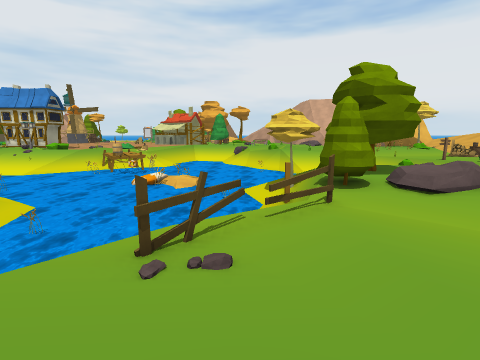
view 1 (above)

24 first-person views from a walk through a 3-D level made in the Unity game engine. The camera is 1.4 m above the floor, tilts 10° down and sees 85° across. The floor is counted in squares, 1 m on a side. Each view is taken from the middle of a square. On the plan, view 1 faces up. The plan holds only what a view shows up to about 13 squares ahead; the rest is blank. The place goes on beyond the plan. The player character is not drawn. Some animated figures are left out. Some surface patterns are stand-ins.

view 2
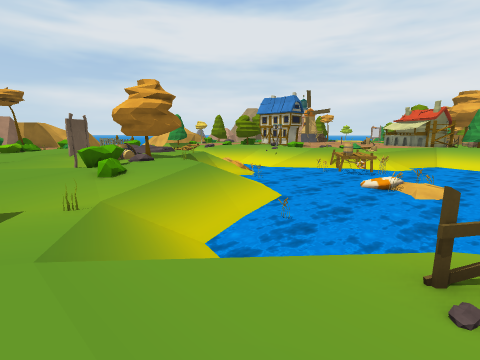

view 3
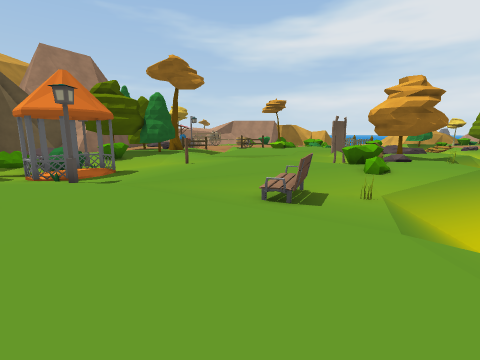

view 4
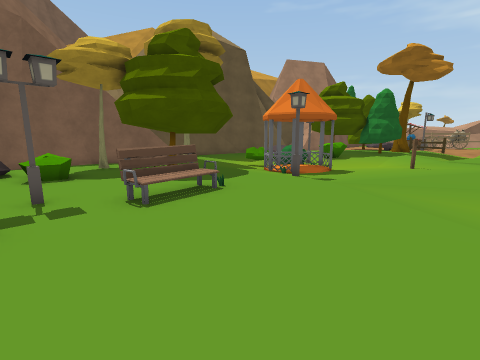

view 5
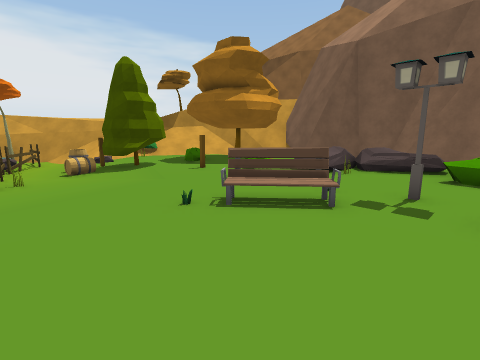

view 6
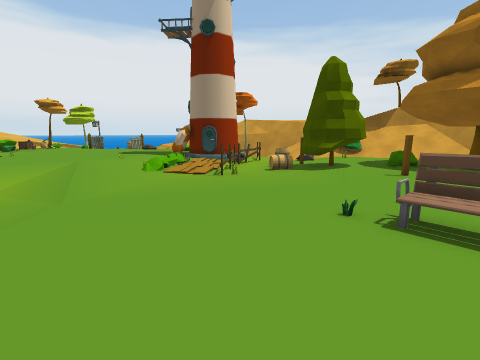

view 7
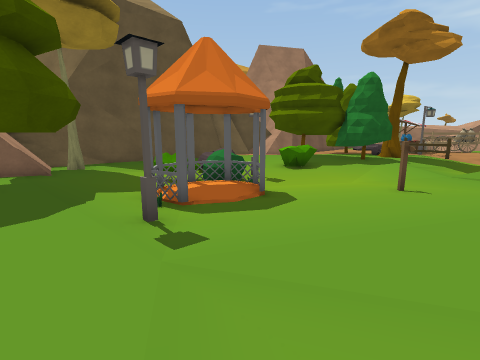

view 8
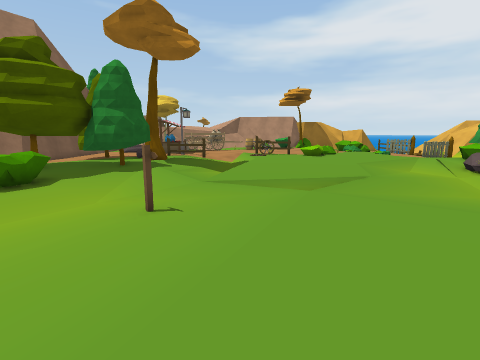

view 9
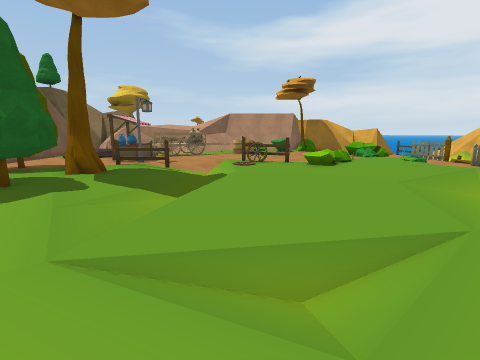

view 10
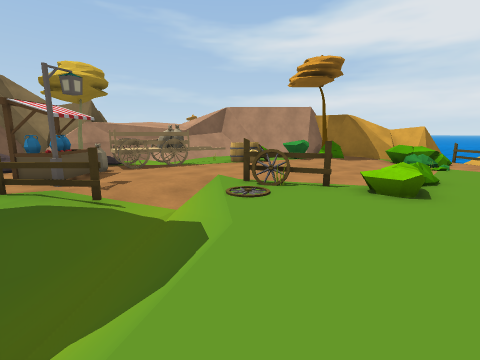

view 11
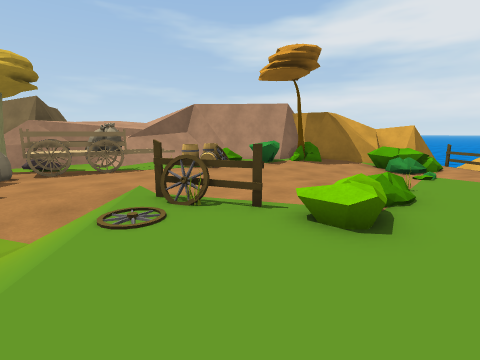

view 12
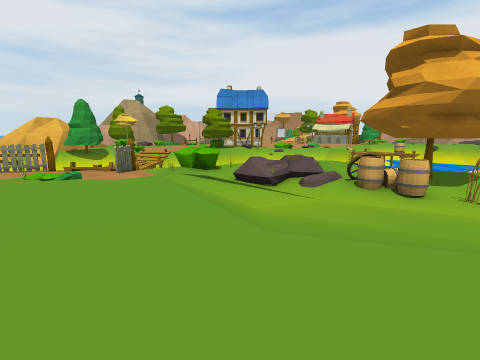

view 13
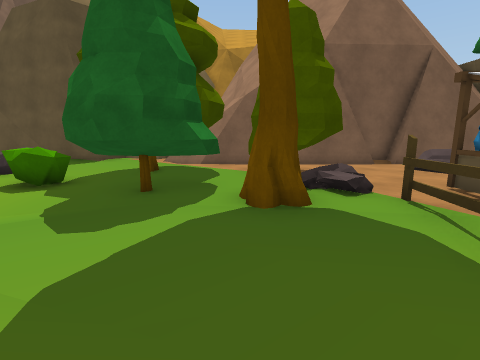

view 14
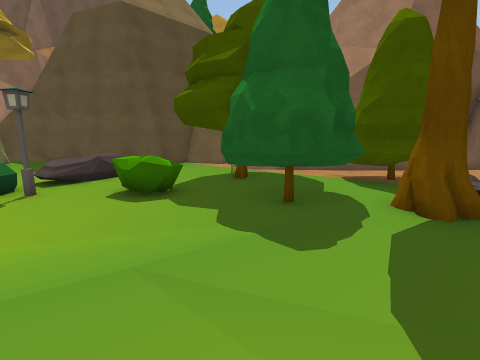

view 15
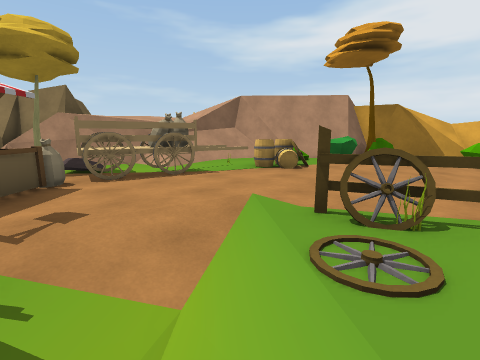

view 16
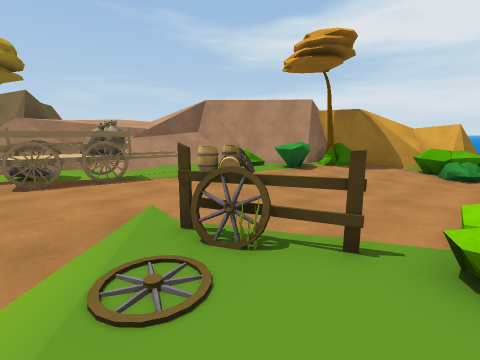

view 17
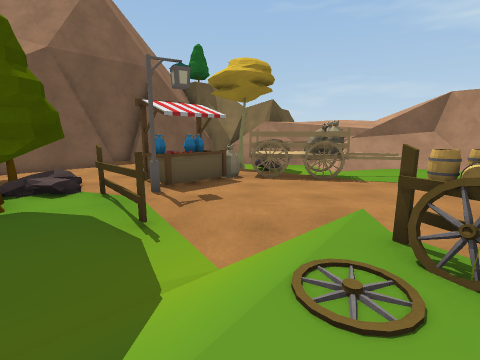

view 18
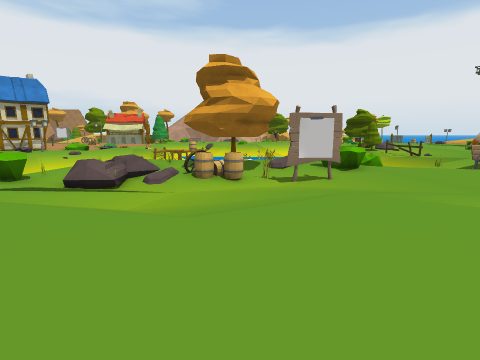

view 19
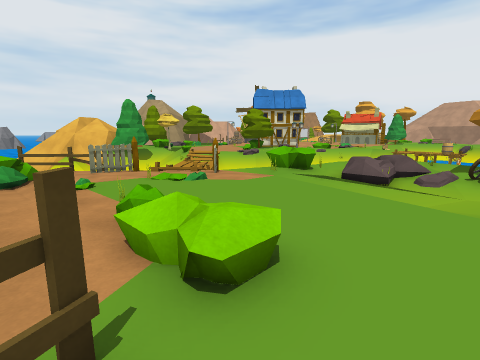

view 20
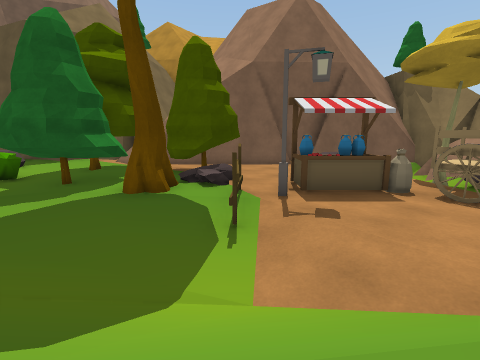

view 21
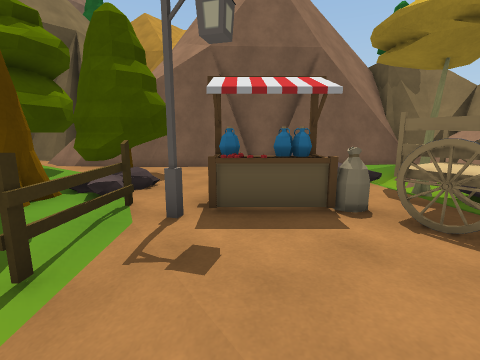

view 22
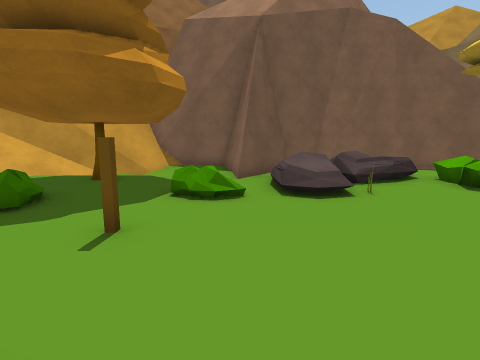

view 23
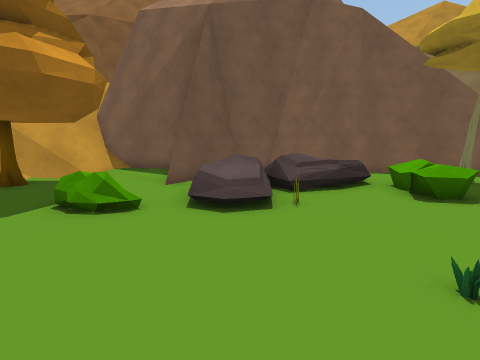

view 24
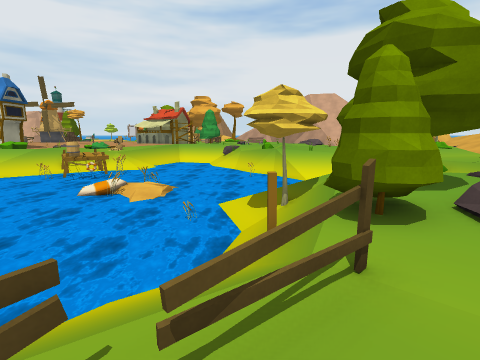

### Floor plan
Key: @ floor where view 1 was taken; # wall or solid block; . main floor; : floor 0.25 m higher than the main floor; - floor 0.25 m lower than the main floor; + floor 0.5 m higher than the main floor; _ floor 0.5 m lower than the main floor; * floor 0.75 m higher than the main floor; / step, stairs or slope; = window, fence, low wall or low ledge; ~ water the walk can cross; ≈ water the walk keeps out of; ^ raised ledge; v drop or lower ground; T tree; P pillar; R rock; F fence; B bush; E bench; L lamp; A barrel; G bag; S stall; I ring; O other object.
Columns run from 37 left of view 1 to 10 right of it. Each row starts with its distance up from view 1.
 17                            ≈≈≈  IOO≈≈≈≈
 16                            ≈≈≈IIOOO≈≈≈≈
 15                             ≈≈≈≈≈≈≈≈≈~
 14                             ≈≈≈≈≈≈≈≈≈~//
 13                           ~  ≈≈≈≈≈≈≈O~///
 12   FFF    F    /.  .O      /~~≈≈≈≈≈≈≈≈≈/T/
 11   ___F///F- B/O-  ./       //≈≈≈≈≈≈≈≈≈///T
 10   --F----F-BBB/   /         /~≈≈≈≈≈≈≈~///TTT
  9   B-----...O.// R//        //~≈≈≈≈≈≈~~/PTTTT
  8  BB--........-RO-..T#  O.////~OO≈≈≈~////TTO R ..
  7 BBB// .O//../---_AAA##T...////≈≈≈≈≈ ///F_----...
  6 =---_ /....../____AAT-//...///~≈≈≈  //FF__----..
  5 .----_.......//_____O-.B..-///~≈≈  //FF-___---..
  4 .----_/.O.....//---_OO-BBO/-////   /F----_///...
  3 B.----/..:....../----O-BB//////// /-F----//.....
  2 BB..--/..BO........---....--_/////-----.-......-
  1 BB...-/.............-......--O-///..  ......./
  0 ......-..F........./.......-/E-......@.....--/
 -1 B AA....OO.........//.......///............--
 -2   AA....F..........//.......--.............--OO
 -3 ...O....////////.../.......................-O--O
 -4 /.O.O..../___//_-//./--.....................----
 -5 O-.OGO.../F----./...//O--.............O.....--AA
 -6 O/-OGO....F.--.....-/------..........OE......TTO
 -7 =/--OOGSOLO.T/.T.---___-----L..O.....E.......TT
 -8 =-/-O..OO.F.TTTTT---____OO-O....EE...O.......TT
 -9 #=O-/.  O..TTTTTT----__OO  O.......L.......P....
-10 ==-T/  ...TTTTT##-BB--LBBOO-.T#  ............B/.
-11 v#//   ...TTTTTT##-B--/BBB_-.### .....O+//B.../
-12 ^==/  R....  .TTO#---///BB--.###..OO...R+.......
-13 ^=/.   .......T  ...-  R__--.T# ..B.R**  =...T..
-14 #######/#######=#....    --..== T...RRRR##./////
-15       ###        .....   ..T####....    ##.//_//
-16                  ##########==#############..///=
-17                          #####           ####///
-18                                             ##/

Positions as (right, up) in squares from view 1, and headings:
1: (0, 0), facing up
2: (-1, 0), facing up-left
3: (-1, -2), facing left
4: (-1, -2), facing down-left
5: (-3, -2), facing down-right
6: (-3, -3), facing right
7: (-7, -3), facing down-left
8: (-10, -3), facing left
9: (-15, -2), facing left
10: (-21, -2), facing left
11: (-23, 0), facing left
12: (-23, -1), facing up
13: (-24, -3), facing down
14: (-21, -3), facing down
15: (-25, -3), facing left
16: (-25, -1), facing left
17: (-25, -1), facing down-left
18: (-25, -1), facing up-right
19: (-27, -1), facing up
20: (-27, -1), facing down
21: (-29, -3), facing down
22: (4, -5), facing down
23: (2, -6), facing down
24: (1, 4), facing up
